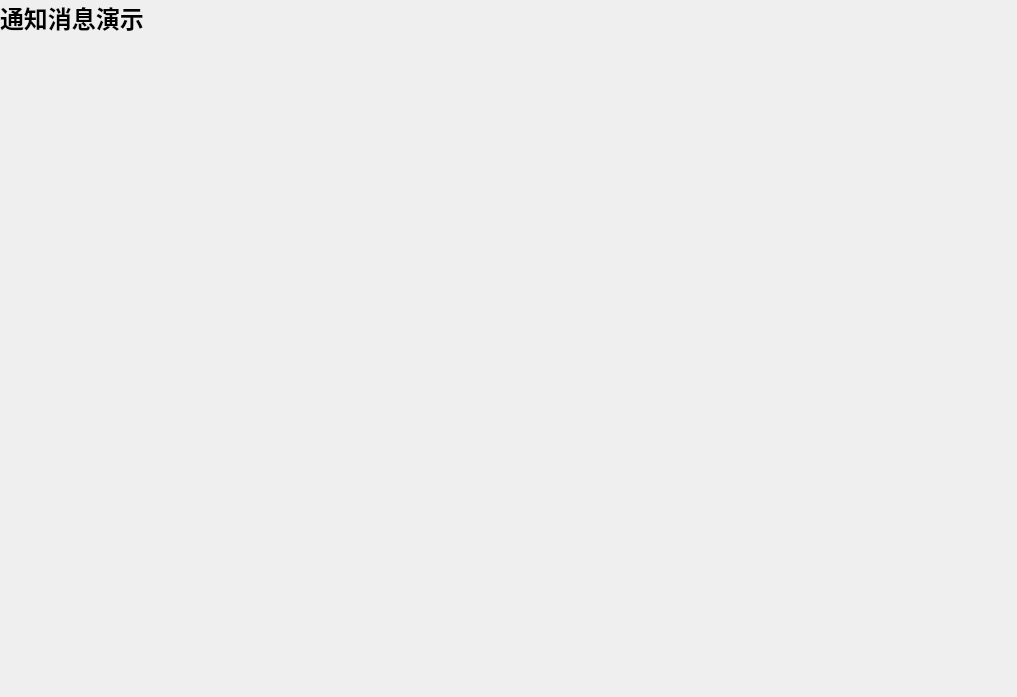
<?xml version="1.0" encoding="UTF-8"?>
<ui version="4.0">
 <class>ToastPage</class>
 <widget class="QWidget" name="ToastPage">
  <property name="geometry">
   <rect>
    <x>0</x>
    <y>0</y>
    <width>1017</width>
    <height>697</height>
   </rect>
  </property>
  <property name="windowTitle">
   <string>通知消息演示</string>
  </property>
  <layout class="QVBoxLayout" name="mainLayout">
   <property name="spacing">
    <number>10</number>
   </property>
   <property name="leftMargin">
    <number>0</number>
   </property>
   <property name="topMargin">
    <number>0</number>
   </property>
   <property name="rightMargin">
    <number>0</number>
   </property>
   <property name="bottomMargin">
    <number>0</number>
   </property>
   <item>
    <widget class="QLabel" name="titleLabel">
     <property name="font">
      <font>
       <pointsize>18</pointsize>
       <bold>true</bold>
      </font>
     </property>
     <property name="text">
      <string>通知消息演示</string>
     </property>
    </widget>
   </item>
   <item>
    <widget class="QScrollArea" name="scrollArea">
     <property name="widgetResizable">
      <bool>true</bool>
     </property>
     <property name="frameShape">
      <enum>QFrame::NoFrame</enum>
     </property>
     <widget class="QWidget" name="scrollAreaWidgetContents">
      <property name="geometry">
       <rect>
        <x>0</x>
        <y>0</y>
        <width>1017</width>
        <height>647</height>
       </rect>
      </property>
      <layout class="QVBoxLayout" name="scrollAreaLayout">
       <property name="spacing">
        <number>10</number>
       </property>
       <item>
        <widget class="QFrame" name="buttonsContainer">
         <property name="frameShape">
          <enum>QFrame::NoFrame</enum>
         </property>
        </widget>
       </item>
      </layout>
     </widget>
    </widget>
   </item>
  </layout>
 </widget>
 <resources/>
 <connections/>
</ui>
